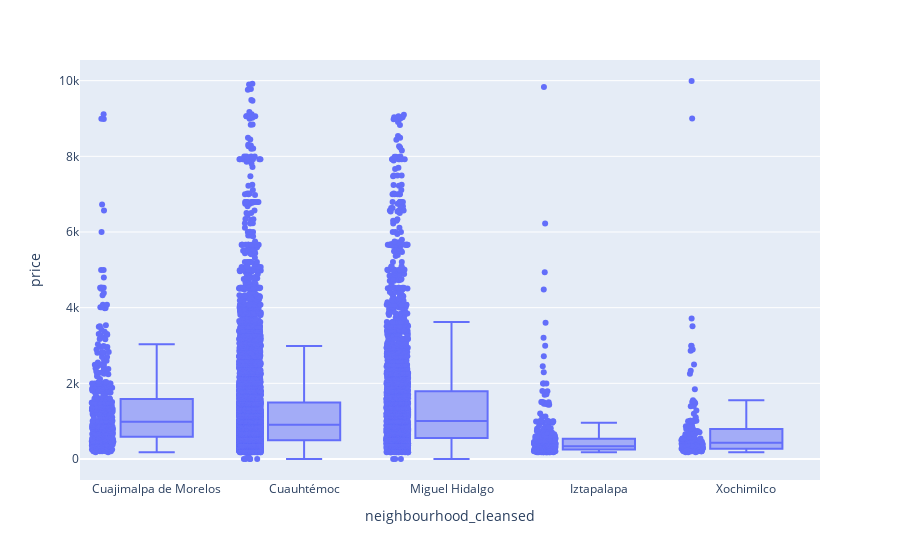

Here is the notebook cell this chart was saved with:
### Code cell
# First, get the rows from the 5 neighbourhoods
filtered_neighbourhoods = top_5_neighbourhoods.index
# Filter data to only take info from the neighbourhoods and prices below $10,000
filtered_data = data.loc[(data.neighbourhood_cleansed.isin(filter_neighbourhoods)) & (data.price <=10000)]
# Box plot
fig1 = px.box(filtered_data, 'neighbourhood_cleansed', 'price', points = 'all')
fig1.show()

### Figure 1 — Plotly figure (JSON) as saved in the notebook; plotly's stock layout.template omitted (floating-point values rounded to 4 significant figures; data arrays with more than 128 entries replaced by an {"elided": "..."} marker saying what was removed)
{"data": [{"alignmentgroup": "True", "boxpoints": "all", "hovertemplate": "neighbourhood_cleansed=%{x}<br>price=%{y}<extra></extra>", "legendgroup": "", "marker": {"color": "#636efa"}, "name": "", "notched": false, "offsetgroup": "", "orientation": "v", "showlegend": false, "type": "box", "x": {"elided": "12683 str values"}, "x0": " ", "xaxis": "x", "y": {"elided": "12683 int values"}, "y0": " ", "yaxis": "y"}], "layout": {"boxmode": "group", "legend": {"tracegroupgap": 0}, "margin": {"t": 60}, "xaxis": {"anchor": "y", "domain": [0, 1], "title": {"text": "neighbourhood_cleansed"}}, "yaxis": {"anchor": "x", "domain": [0, 1], "title": {"text": "price"}}}}
